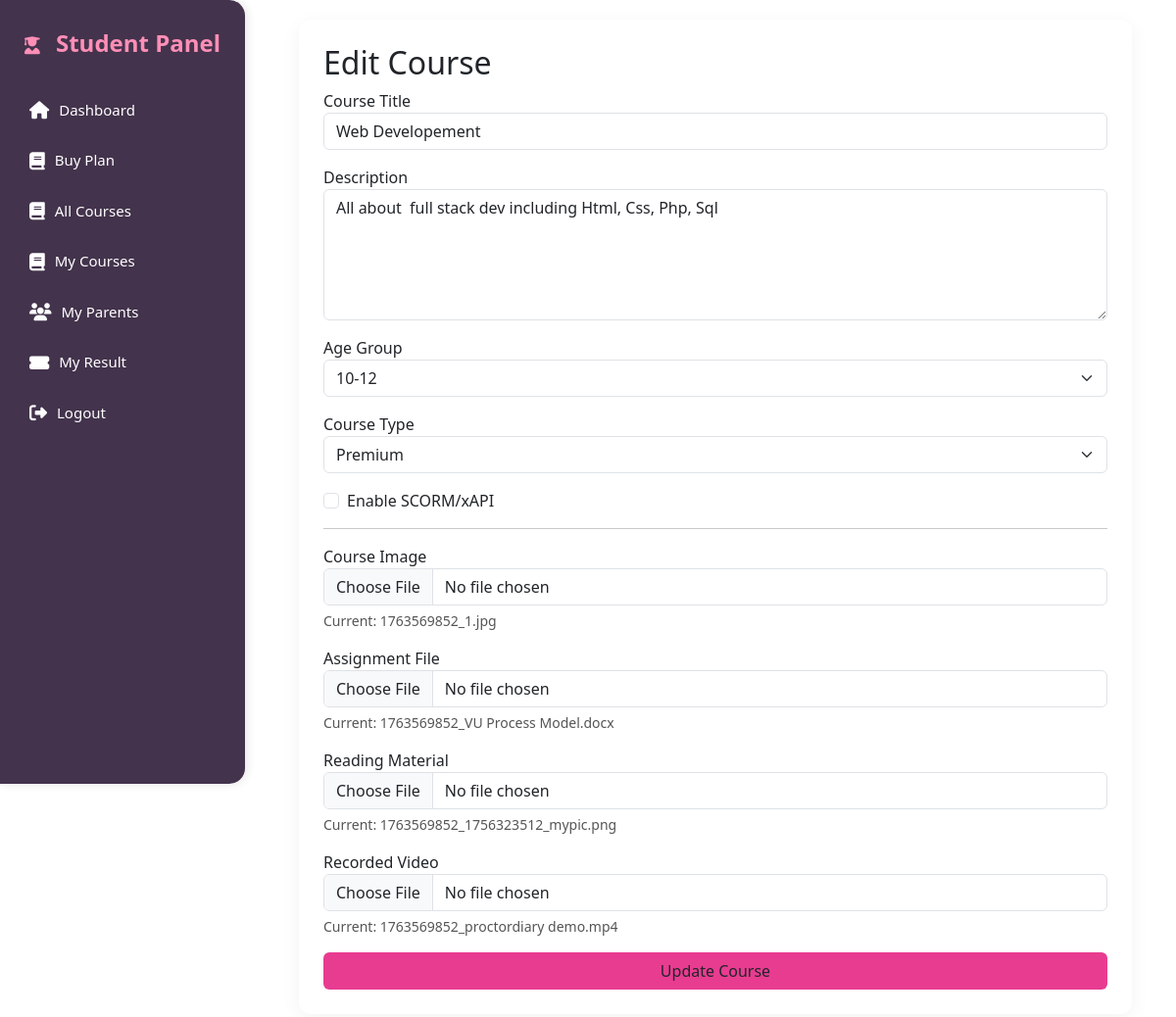
The page /edit_course.php?id=2 (signed in) on the database its author committed.
### tables this page shows
CREATE TABLE `course_materials` (
  `id` int(11) NOT NULL,
  `course_id` int(11) NOT NULL,
  `video_path` varchar(255) DEFAULT NULL,
  `assignment_path` varchar(255) DEFAULT NULL,
  `reading_material_path` varchar(255) DEFAULT NULL,
  `uploaded_at` timestamp NOT NULL DEFAULT current_timestamp()
);

CREATE TABLE `courses` (
  `id` int(11) NOT NULL,
  `instructor_id` int(11) NOT NULL,
  `course_title` varchar(255) NOT NULL,
  `course_description` text NOT NULL,
  `age_group` varchar(50) NOT NULL,
  `course_type` enum('Free','Premium') DEFAULT 'Free',
  `scorm_xapi_integration` tinyint(1) DEFAULT 0,
  `course_image` varchar(255) DEFAULT NULL,
  `created_at` timestamp NOT NULL DEFAULT current_timestamp(),
  `updated_at` timestamp NOT NULL DEFAULT current_timestamp() ON UPDATE current_timestamp()
);

### edit_course.php (the view, shortened to what this page needs)
<?php
include '../db_connection.php';
$instructorId = $_SESSION['instructor_id'];
$course_id = intval($_GET['id']);
$q = "SELECT c.*, m.video_path, m.assignment_path, m.reading_material_path
      FROM courses c
      LEFT JOIN course_materials m ON c.id = m.course_id
      WHERE c.id=$course_id AND c.instructor_id=$instructorId";
$r = mysqli_query($conn,$q);
$course = mysqli_fetch_assoc($r);
?>
<!DOCTYPE html>
<html>
<head>
<link href='https://cdn.jsdelivr.net/npm/bootstrap@5.3.0/dist/css/bootstrap.min.css' rel='stylesheet'>
</head>
<body>
<?php include 'sidebar.php'; ?>
<div class='content'>
<div class='box'>
<h2>Edit Course</h2>
<form method='POST' enctype='multipart/form-data'>
    <div class='mb-3'>
        <label>Course Title</label>
        <input type='text' name='course_title' class='form-control'
        value='<?= htmlspecialchars($course['course_title']) ?>' required>
    </div>
    <div class='mb-3'>
        <label>Description</label>
        <textarea name='course_description' rows='5' class='form-control' required><?= htmlspecialchars($course['course_description']) ?></textarea>
    </div>
    <div class='mb-3'>
        <label>Age Group</label>
        <select name='age_group' class='form-select'>
            <option <?= $course['age_group']=='10-12'?'selected':'' ?>>10-12</option>
        </select>
    </div>
    <div class='mb-3'>
        <label>Course Type</label>
        <select name='course_type' id='ct' class='form-select'>
            <option value='Premium' <?= $course['course_type']=='Premium'?'selected':'' ?>>Premium</option>
        </select>
    </div>
    <div class='mb-3 form-check'>
        <input type='checkbox' class='form-check-input' name='scorm'
        <?= $course['scorm_xapi_integration']?'checked':'' ?>>
        Enable SCORM/xAPI
    </div>
    <hr>
    <div class='mb-3'>
        <label>Course Image</label>
        <input type='file' name='image' class='form-control'>
        <?php if($course['course_image']): ?>
            <div class='file-preview'>Current: <?= $course['course_image'] ?></div>
        <?php endif; ?>
    </div>
    <div class='mb-3'>
        <label>Assignment File</label>
        <input type='file' name='assignment' class='form-control'>
        <?php if($course['assignment_path']): ?>
            <div class='file-preview'>Current: <?= $course['assignment_path'] ?></div>
        <?php endif; ?>
    </div>
    <div class='mb-3'>
        <label>Reading Material</label>
        <input type='file' name='reading' class='form-control'>
        <?php if($course['reading_material_path']): ?>
            <div class='file-preview'>Current: <?= $course['reading_material_path'] ?></div>
        <?php endif; ?>
    </div>
    <div class='mb-3'>
        <label>Recorded Video</label>
        <input type='file' name='video' class='form-control'>
        <?php if($course['video_path']): ?>
            <div class='file-preview'>Current: <?= $course['video_path'] ?></div>
        <?php endif; ?>
    </div>
    <button style=" background-color: #E83C91;" class='btn w-100'>Update Course</button>
</form>
</div>
</div>
</body>
</html>

### edit_course.php (style rules this page uses)
body { background:#f2f2f7; font-family:'Poppins'; }
.content { margin-left:260px; padding:20px; }
.box { background:#fff; padding:25px; border-radius:12px; box-shadow:0 5px 20px rgba(0,0,0,0.05); max-width:850px; margin:auto; }
h2 { color:#E83C91; font-weight:700; }
.file-preview { font-size:14px; margin-top:5px; color:#555; }

### rows shown on the page
course_materials: course_title "Web Developement", course_description "All about full stack dev including Html, Css, Php, Sql", course.course_image "1763569852_1.jpg", assignment_path "1763569852_VU Process Model.docx", reading_material_path "1763569852_1756323512_mypic.png", video_path "1763569852_proctordiary demo.mp4"
courses: age_group "10-12", course_type "Premium"
